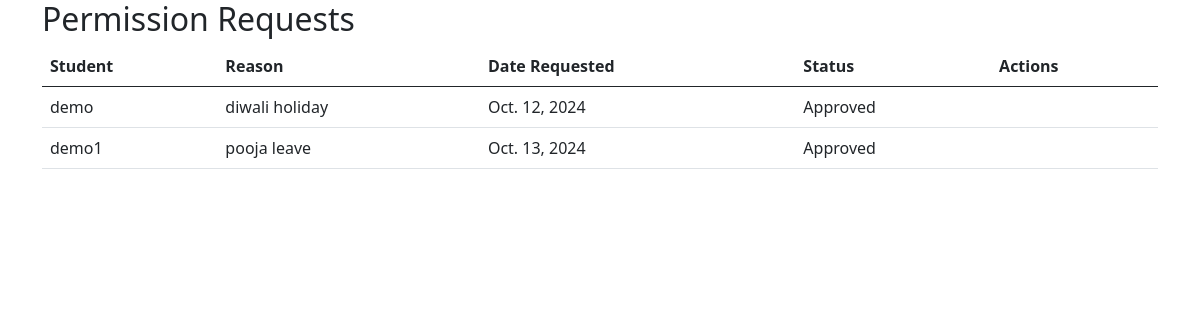
The app's page /view_permission_requests/, older data.
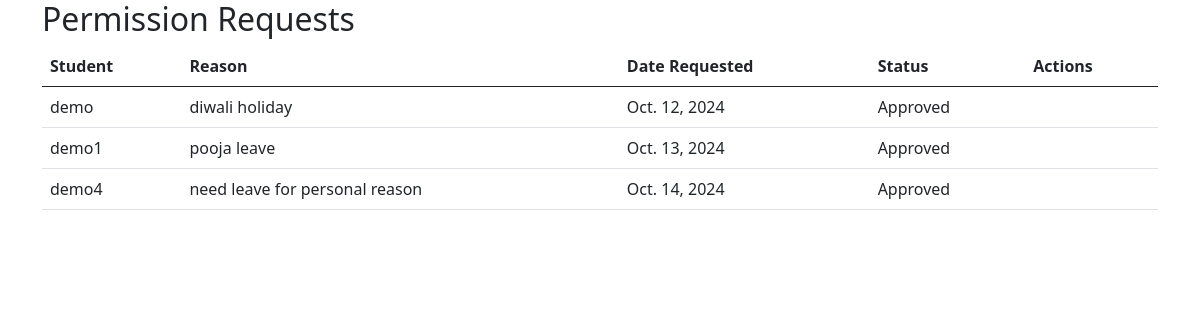
The same page, newer data.
### hostel/models.py (models this page shows, shortened)
class PermissionRequest(models.Model):
    student = models.ForeignKey(Student, on_delete=models.CASCADE)
    reason = models.TextField()
    date_requested = models.DateField(auto_now_add=True)
    status = models.CharField(max_length=20, default='Pending')  # 'Pending', 'Approved', 'Denied'

class Student(models.Model):
    roll_number = models.CharField(max_length=20)
    name = models.CharField(max_length=100)
    gender = models.CharField(max_length=10)
    room_number = models.CharField(max_length=10)

### hostel/views.py (the view)
# urls.py: path('view_permission_requests/', views.view_permission_requests, name='view_permission_requests'),  # New URL
def view_permission_requests(request):
    permission_requests = PermissionRequest.objects.all()
    return render(request, 'hostel/view_permission_requests.html', {'permission_requests': permission_requests})

### hostel/templates/hostel/view_permission_requests.html (shortened to what this page needs)
<!DOCTYPE html>
<html lang="en">
<head>
    {% load static %}
    <link rel="stylesheet" href="{% static 'css/bootstrap.min.css' %}">
</head>
<body>
    <div class="container">
        <h2>Permission Requests</h2>
        <table class="table">
            <thead>
                <tr>
                    <th>Student</th>
                    <th>Reason</th>
                    <th>Date Requested</th>
                    <th>Status</th>
                    <th>Actions</th>
                </tr>
            </thead>
            <tbody>
                {% for request in permission_requests %}
                <tr>
                    <td>{{ request.student.name }}</td>
                    <td>{{ request.reason }}</td>
                    <td>{{ request.date_requested }}</td>
                    <td>{{ request.status }}</td>
                    <td>
                    </td>
                </tr>
                {% empty %}
                <tr>
                    <td colspan="5" class="text-center">No permission requests found.</td>
                </tr>
                {% endfor %}
            </tbody>
        </table>
    </div>
</body>
</html>

Row changes from the older to the newer data that the page shows:
added PermissionRequest: student.name "demo4", reason "need leave for personal reason", date_requested "Oct. 14, 2024", status "Approved"
